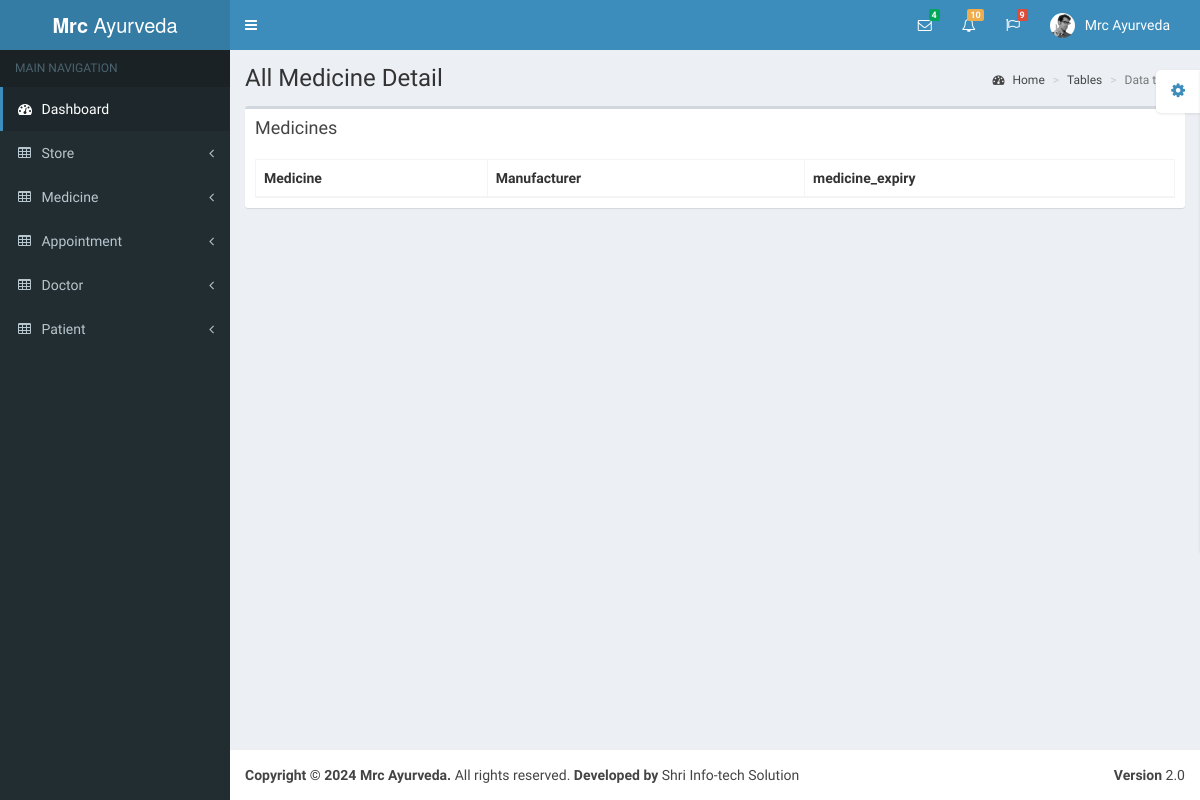
The page /medicine/all_medicine/ on the database as committed earlier.
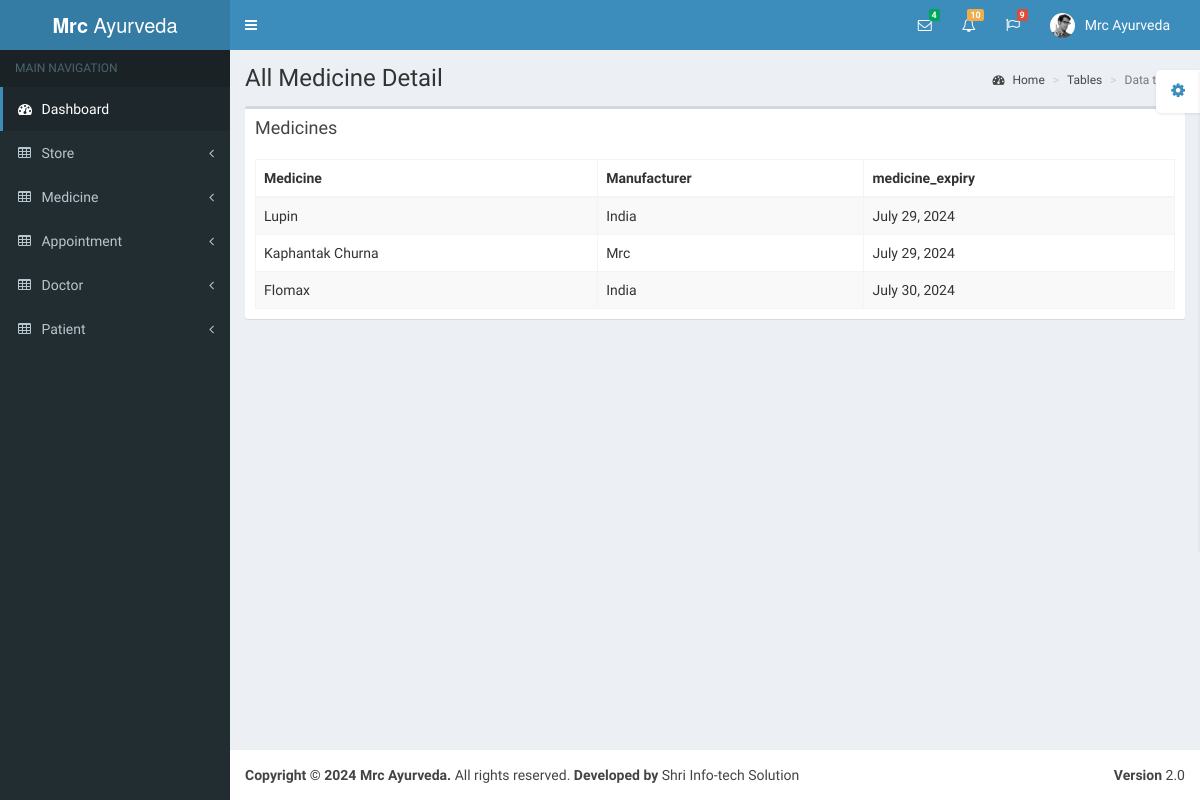
The same page on the database as committed later.
### medicine/models.py (models this page shows, shortened)
class Medicine(models.Model):
    medicine_name = models.CharField(max_length=500, null=True)
    medicine_manufacturer = models.CharField(max_length=500, null=True)
    medicine_expiry = models.DateField(null=True)
    created_at = models.DateTimeField(auto_now_add=True)
    updated_at = models.DateTimeField(auto_now=True, null=True, blank=True)
    class Meta:
        db_table = 'medicine'

### medicine/views.py (the view)
# urls.py: path('all_medicine/', views.all_medicine, name='all_medicine'),
def all_medicine(request):
    medicine = Medicine.objects.filter()
    context = {
        'medicine': medicine,
    }
    return render(request, 'all_medicine.html', context)

### medicine/templates/all_medicine.html (shortened to what this page needs)
{% extends 'base.html' %}
{% block content %}
<div class="wrapper">
    <div class="content-wrapper">
        <section class="content-header">
            <h1>
                All Medicine Detail
            </h1>
            <ol class="breadcrumb">
                <li><a href="/"><i class="fa fa-dashboard"></i> Home</a></li>
                <li><a href="/">Tables</a></li>
                <li class="active">Data tables</li>
            </ol>
        </section>
        <section class="content">
            <div class="row">
                <div class="col-xs-12">
                    <div class="box">
                        <div class="box-header">
                            <h3 class="box-title">Medicines</h3>
                        </div>
                        <div class="box-body">
                            <table id="example1" class="table table-bordered table-striped">
                                <thead>
                                <tr>
                                    <th>Medicine</th>
                                    <th>Manufacturer</th>
                                    <th>medicine_expiry</th>
                                </tr>
                                </thead>
                                <tbody>
                                {% for i in medicine %}
                                <tr>
                                    <td>{{i.medicine_name|title}}</td>
                                    <td>{{i.medicine_manufacturer|title}}</td>
                                    <td>{{i.medicine_expiry}}</td>
                                </tr>
                                {% endfor %}
                                </tbody>
                            </table>
                        </div>
                    </div>
                </div>
            </div>
        </section>
    </div>
</div>
{% endblock content %}

Rows that differ between the two databases and show on the page:
added Medicine: medicine_name "Lupin", medicine_manufacturer "India", medicine_expiry "July 29, 2024"
added Medicine: medicine_name "Kaphantak Churna", medicine_manufacturer "Mrc", medicine_expiry "July 29, 2024"
added Medicine: medicine_name "Flomax", medicine_manufacturer "India", medicine_expiry "July 30, 2024"
